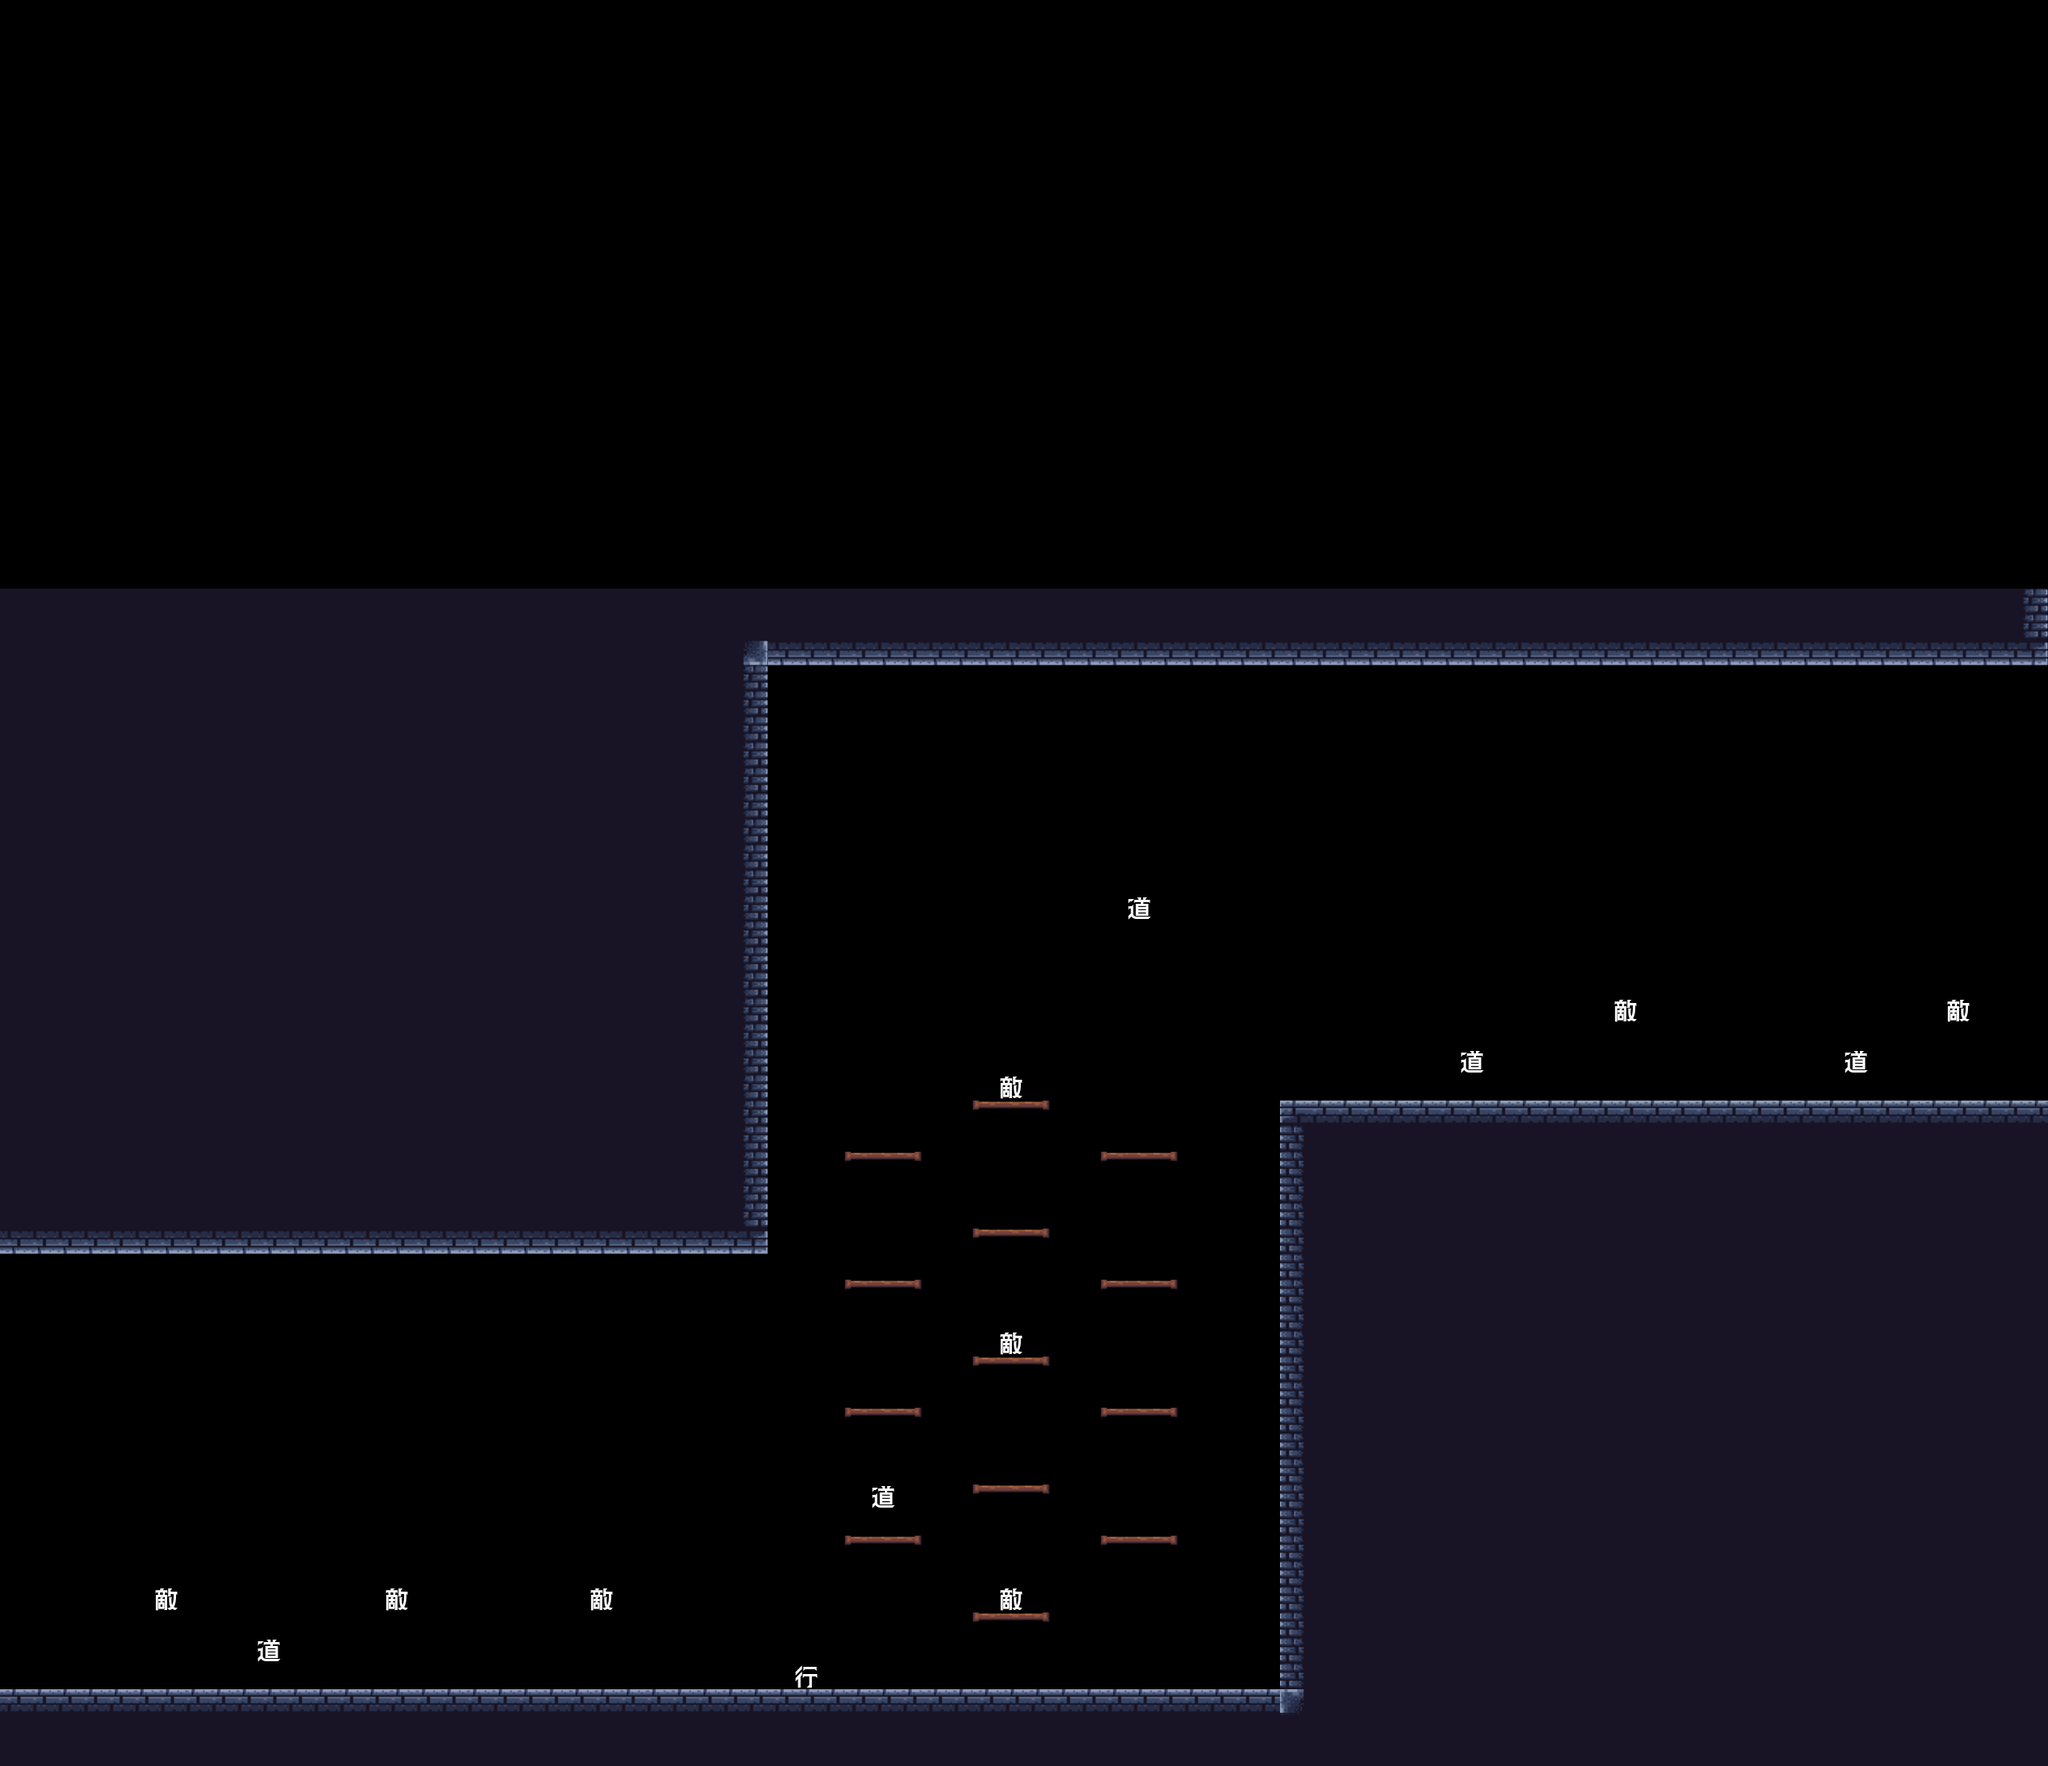

This is a level from a 2D game, rendered from its Tiled map with the project's own tilesets. A one-line summary and the map file follow, with tile-layer data summarised:
An orthogonal 80x69 tile map with 32x32 px tiles, 1 tile layer (タイルレイヤー1).

<map version="1.10" tiledversion="1.11.2" orientation="orthogonal" renderorder="right-down" width="80" height="69" tilewidth="32" tileheight="32" infinite="0" nextlayerid="2" nextobjectid="1">
 <tileset firstgid="1" source="GroundChipsDungeon.tsx" />
 <layer id="1" name="タイルレイヤー1" width="80" height="69">
  <data>[5520 cells, 1913 non-empty, 15 distinct tile ids]</data>
 </layer>
</map>
